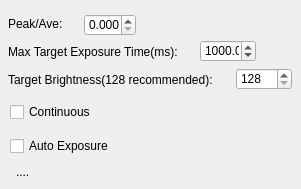
    <widget class="QWidget" name="AutoExposureTab">
     <attribute name="title">
      <string>Auto Exposure</string>
     </attribute>
     <widget class="QDoubleSpinBox" name="PeakAveSpinBox">
      <property name="geometry">
       <rect>
        <x>84</x>
        <y>14</y>
        <width>52</width>
        <height>22</height>
       </rect>
      </property>
      <property name="decimals">
       <number>3</number>
      </property>
      <property name="maximum">
       <double>5.000000000000000</double>
      </property>
     </widget>
     <widget class="QLabel" name="label_29">
      <property name="geometry">
       <rect>
        <x>8</x>
        <y>16</y>
        <width>69</width>
        <height>16</height>
       </rect>
      </property>
      <property name="layoutDirection">
       <enum>Qt::LeftToRight</enum>
      </property>
      <property name="text">
       <string>Peak/Ave:</string>
      </property>
      <property name="alignment">
       <set>Qt::AlignLeading|Qt::AlignLeft|Qt::AlignVCenter</set>
      </property>
     </widget>
     <widget class="QLabel" name="label_30">
      <property name="geometry">
       <rect>
        <x>8</x>
        <y>44</y>
        <width>185</width>
        <height>16</height>
       </rect>
      </property>
      <property name="layoutDirection">
       <enum>Qt::LeftToRight</enum>
      </property>
      <property name="text">
       <string>Max Target Exposure Time(ms):</string>
      </property>
      <property name="alignment">
       <set>Qt::AlignLeading|Qt::AlignLeft|Qt::AlignVCenter</set>
      </property>
     </widget>
     <widget class="QDoubleSpinBox" name="MaxAEDoubleSpinBox">
      <property name="geometry">
       <rect>
        <x>200</x>
        <y>40</y>
        <width>56</width>
        <height>22</height>
       </rect>
      </property>
      <property name="minimum">
       <double>1.000000000000000</double>
      </property>
      <property name="maximum">
       <double>10000.000000000000000</double>
      </property>
      <property name="value">
       <double>1000.000000000000000</double>
      </property>
     </widget>
     <widget class="QSpinBox" name="TargetBrightnessSpinBox">
      <property name="geometry">
       <rect>
        <x>236</x>
        <y>68</y>
        <width>56</width>
        <height>22</height>
       </rect>
      </property>
      <property name="minimum">
       <number>128</number>
      </property>
      <property name="maximum">
       <number>255</number>
      </property>
     </widget>
     <widget class="QLabel" name="label_31">
      <property name="geometry">
       <rect>
        <x>8</x>
        <y>72</y>
        <width>221</width>
        <height>16</height>
       </rect>
      </property>
      <property name="layoutDirection">
       <enum>Qt::LeftToRight</enum>
      </property>
      <property name="text">
       <string>Target Brightness(128 recommended):</string>
      </property>
      <property name="alignment">
       <set>Qt::AlignLeading|Qt::AlignLeft|Qt::AlignVCenter</set>
      </property>
     </widget>
     <widget class="QCheckBox" name="ContinuousAECheckBox">
      <property name="geometry">
       <rect>
        <x>10</x>
        <y>102</y>
        <width>97</width>
        <height>20</height>
       </rect>
      </property>
      <property name="text">
       <string>Continuous</string>
      </property>
     </widget>
     <widget class="QCheckBox" name="AutoExposureCheckBox">
      <property name="geometry">
       <rect>
        <x>10</x>
        <y>136</y>
        <width>109</width>
        <height>20</height>
       </rect>
      </property>
      <property name="text">
       <string>Auto Exposure</string>
      </property>
     </widget>
     <widget class="QLabel" name="AutoExposureStatusLabel">
      <property name="geometry">
       <rect>
        <x>16</x>
        <y>164</y>
        <width>221</width>
        <height>16</height>
       </rect>
      </property>
      <property name="layoutDirection">
       <enum>Qt::LeftToRight</enum>
      </property>
      <property name="text">
       <string>....</string>
      </property>
      <property name="alignment">
       <set>Qt::AlignLeading|Qt::AlignLeft|Qt::AlignVCenter</set>
      </property>
     </widget>
    </widget>
